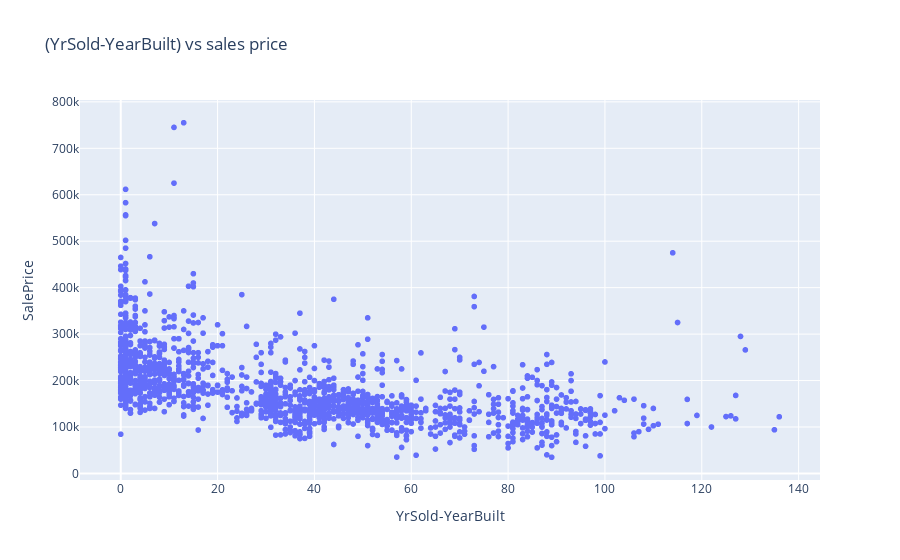

The cell this chart's notebook holds for it:
### Code cell
# (YrSold-YearBuilt) vs  sales price with plotly
import plotly.express as px

df['YrSold-YearBuilt'] = df['YrSold'] - df['YearBuilt']   # calculate difference
fig = px.scatter(df, x="YrSold-YearBuilt", y="SalePrice", title="(YrSold-YearBuilt) vs sales price")
fig.show()

### Figure 1 — Plotly figure (JSON) as saved in the notebook; plotly's stock layout.template omitted (floating-point values rounded to 4 significant figures; data arrays with more than 128 entries replaced by an {"elided": "..."} marker saying what was removed)
{"data": [{"hovertemplate": "YrSold-YearBuilt=%{x}<br>SalePrice=%{y}<extra></extra>", "legendgroup": "", "marker": {"color": "#636efa", "symbol": "circle"}, "mode": "markers", "name": "", "showlegend": false, "type": "scattergl", "x": {"elided": "1460 int values"}, "xaxis": "x", "y": {"elided": "1460 int values"}, "yaxis": "y"}], "layout": {"autosize": true, "legend": {"tracegroupgap": 0}, "title": {"text": "(YrSold-YearBuilt) vs sales price"}, "xaxis": {"anchor": "y", "autorange": true, "domain": [0, 1], "range": [-8.578, 144.6], "title": {"text": "YrSold-YearBuilt"}, "type": "linear"}, "yaxis": {"anchor": "x", "autorange": true, "domain": [0, 1], "range": [-24530.0, 814400.0], "title": {"text": "SalePrice"}, "type": "linear"}}}
